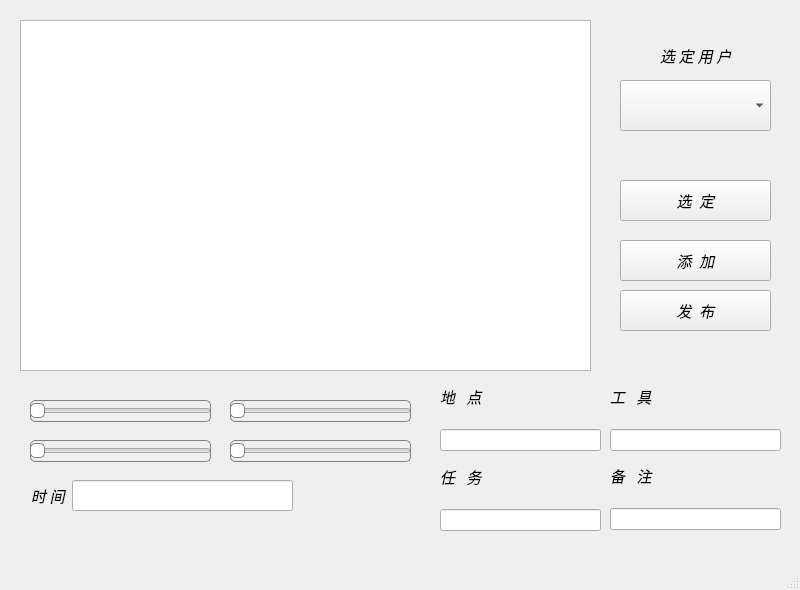
<?xml version="1.0" encoding="UTF-8"?>
<ui version="4.0">
 <class>RenwuWindow</class>
 <widget class="QMainWindow" name="RenwuWindow">
  <property name="geometry">
   <rect>
    <x>0</x>
    <y>0</y>
    <width>800</width>
    <height>590</height>
   </rect>
  </property>
  <property name="windowTitle">
   <string>MainWindow</string>
  </property>
  <widget class="QWidget" name="centralwidget">
   <widget class="QTableView" name="tableView">
    <property name="geometry">
     <rect>
      <x>20</x>
      <y>20</y>
      <width>571</width>
      <height>351</height>
     </rect>
    </property>
   </widget>
   <widget class="QComboBox" name="comboBox">
    <property name="geometry">
     <rect>
      <x>620</x>
      <y>80</y>
      <width>151</width>
      <height>51</height>
     </rect>
    </property>
   </widget>
   <widget class="QPushButton" name="pushButton_xuanding">
    <property name="geometry">
     <rect>
      <x>620</x>
      <y>180</y>
      <width>151</width>
      <height>41</height>
     </rect>
    </property>
    <property name="font">
     <font>
      <family>得意黑</family>
      <pointsize>11</pointsize>
      <italic>true</italic>
     </font>
    </property>
    <property name="text">
     <string>选  定</string>
    </property>
   </widget>
   <widget class="QPushButton" name="pushButton_fabu">
    <property name="geometry">
     <rect>
      <x>620</x>
      <y>290</y>
      <width>151</width>
      <height>41</height>
     </rect>
    </property>
    <property name="font">
     <font>
      <family>得意黑</family>
      <pointsize>11</pointsize>
      <italic>true</italic>
     </font>
    </property>
    <property name="text">
     <string>发  布</string>
    </property>
   </widget>
   <widget class="QPushButton" name="pushButton_tianjia">
    <property name="geometry">
     <rect>
      <x>620</x>
      <y>240</y>
      <width>151</width>
      <height>41</height>
     </rect>
    </property>
    <property name="font">
     <font>
      <family>得意黑</family>
      <pointsize>11</pointsize>
      <italic>true</italic>
     </font>
    </property>
    <property name="text">
     <string>添  加</string>
    </property>
   </widget>
   <widget class="QSlider" name="hourSlider">
    <property name="geometry">
     <rect>
      <x>30</x>
      <y>400</y>
      <width>181</width>
      <height>22</height>
     </rect>
    </property>
    <property name="styleSheet">
     <string notr="true">/* 定义QSlider的样式 */
QSlider {
    /* 设置滑块的背景颜色，这里是从浅蓝到深蓝的线性渐变 */
    background: qlineargradient(x1: 0, y1: 0, x2: 1, y2: 0,
                                stop: 0 #add8e6, stop: 1 #00bfff);
    border: 1px solid gray; /* 边框颜色设为灰色 */
    border-radius: 5px; /* 可选，设置边框圆角 */
}

/* 设置滑块轨道的样式 */
QSlider::groove:horizontal {
    height: 8px; /* 轨道高度 */
    margin: 2px 0; /* 上下外边距 */
}

/* 设置滑块本身的样式 */
QSlider::handle:horizontal {
    background: white; /* 滑块颜色设为白色 */
    border: 1px solid gray; /* 边框颜色同样设为灰色 */
    width: 16px; /* 滑块宽度 */
    margin: -8px 0; /* 中心对齐，减去一半轨道高度作为内边距 */
    border-radius: 5px; /* 圆角效果 */
}</string>
    </property>
    <property name="orientation">
     <enum>Qt::Horizontal</enum>
    </property>
   </widget>
   <widget class="QSlider" name="minuteSlider">
    <property name="geometry">
     <rect>
      <x>30</x>
      <y>440</y>
      <width>181</width>
      <height>22</height>
     </rect>
    </property>
    <property name="styleSheet">
     <string notr="true">/* 定义QSlider的样式 */
QSlider {
    /* 设置滑块的背景颜色，这里是从浅蓝到深蓝的线性渐变 */
    background: qlineargradient(x1: 0, y1: 0, x2: 1, y2: 0,
                                stop: 0 #add8e6, stop: 1 #00bfff);
    border: 1px solid gray; /* 边框颜色设为灰色 */
    border-radius: 5px; /* 可选，设置边框圆角 */
}

/* 设置滑块轨道的样式 */
QSlider::groove:horizontal {
    height: 8px; /* 轨道高度 */
    margin: 2px 0; /* 上下外边距 */
}

/* 设置滑块本身的样式 */
QSlider::handle:horizontal {
    background: white; /* 滑块颜色设为白色 */
    border: 1px solid gray; /* 边框颜色同样设为灰色 */
    width: 16px; /* 滑块宽度 */
    margin: -8px 0; /* 中心对齐，减去一半轨道高度作为内边距 */
    border-radius: 5px; /* 圆角效果 */
}</string>
    </property>
    <property name="orientation">
     <enum>Qt::Horizontal</enum>
    </property>
   </widget>
   <widget class="QLabel" name="label">
    <property name="geometry">
     <rect>
      <x>31</x>
      <y>485</y>
      <width>71</width>
      <height>20</height>
     </rect>
    </property>
    <property name="font">
     <font>
      <family>得意黑</family>
      <pointsize>11</pointsize>
      <italic>true</italic>
     </font>
    </property>
    <property name="text">
     <string>时 间</string>
    </property>
   </widget>
   <widget class="QLineEdit" name="lineEdit_shijian">
    <property name="geometry">
     <rect>
      <x>72</x>
      <y>480</y>
      <width>221</width>
      <height>31</height>
     </rect>
    </property>
   </widget>
   <widget class="QWidget" name="widget" native="true">
    <property name="geometry">
     <rect>
      <x>440</x>
      <y>370</y>
      <width>161</width>
      <height>81</height>
     </rect>
    </property>
    <layout class="QVBoxLayout" name="verticalLayout">
     <item>
      <widget class="QLabel" name="label_2">
       <property name="font">
        <font>
         <family>得意黑</family>
         <pointsize>11</pointsize>
         <italic>true</italic>
        </font>
       </property>
       <property name="text">
        <string>地   点</string>
       </property>
      </widget>
     </item>
     <item>
      <widget class="QLineEdit" name="lineEdit_didian"/>
     </item>
    </layout>
   </widget>
   <widget class="QWidget" name="widget_2" native="true">
    <property name="geometry">
     <rect>
      <x>610</x>
      <y>370</y>
      <width>171</width>
      <height>81</height>
     </rect>
    </property>
    <layout class="QVBoxLayout" name="verticalLayout_2">
     <item>
      <widget class="QLabel" name="label_4">
       <property name="font">
        <font>
         <family>得意黑</family>
         <pointsize>11</pointsize>
         <italic>true</italic>
        </font>
       </property>
       <property name="text">
        <string>工   具</string>
       </property>
      </widget>
     </item>
     <item>
      <widget class="QLineEdit" name="lineEdit_gongju"/>
     </item>
    </layout>
   </widget>
   <widget class="QWidget" name="widget_3" native="true">
    <property name="geometry">
     <rect>
      <x>440</x>
      <y>450</y>
      <width>161</width>
      <height>81</height>
     </rect>
    </property>
    <layout class="QVBoxLayout" name="verticalLayout_3">
     <item>
      <widget class="QLabel" name="label_3">
       <property name="font">
        <font>
         <family>得意黑</family>
         <pointsize>11</pointsize>
         <italic>true</italic>
        </font>
       </property>
       <property name="text">
        <string>任   务</string>
       </property>
      </widget>
     </item>
     <item>
      <widget class="QLineEdit" name="lineEdit_renwu"/>
     </item>
    </layout>
   </widget>
   <widget class="QWidget" name="widget_4" native="true">
    <property name="geometry">
     <rect>
      <x>610</x>
      <y>449</y>
      <width>171</width>
      <height>81</height>
     </rect>
    </property>
    <layout class="QVBoxLayout" name="verticalLayout_4">
     <item>
      <widget class="QLabel" name="label_5">
       <property name="font">
        <font>
         <family>得意黑</family>
         <pointsize>11</pointsize>
         <italic>true</italic>
        </font>
       </property>
       <property name="text">
        <string>备   注</string>
       </property>
      </widget>
     </item>
     <item>
      <widget class="QLineEdit" name="lineEdit_beizhu"/>
     </item>
    </layout>
   </widget>
   <widget class="QLabel" name="label_6">
    <property name="geometry">
     <rect>
      <x>660</x>
      <y>40</y>
      <width>91</width>
      <height>31</height>
     </rect>
    </property>
    <property name="font">
     <font>
      <family>得意黑</family>
      <pointsize>11</pointsize>
      <italic>true</italic>
     </font>
    </property>
    <property name="text">
     <string>选 定 用 户</string>
    </property>
   </widget>
   <widget class="QSlider" name="hourSlider_2">
    <property name="geometry">
     <rect>
      <x>230</x>
      <y>400</y>
      <width>181</width>
      <height>22</height>
     </rect>
    </property>
    <property name="styleSheet">
     <string notr="true">/* 定义QSlider的样式 */
QSlider {
    /* 设置滑块的背景颜色，这里是从浅蓝到深蓝的线性渐变 */
    background: qlineargradient(x1: 0, y1: 0, x2: 1, y2: 0,
                                stop: 0 #add8e6, stop: 1 #00bfff);
    border: 1px solid gray; /* 边框颜色设为灰色 */
    border-radius: 5px; /* 可选，设置边框圆角 */
}

/* 设置滑块轨道的样式 */
QSlider::groove:horizontal {
    height: 8px; /* 轨道高度 */
    margin: 2px 0; /* 上下外边距 */
}

/* 设置滑块本身的样式 */
QSlider::handle:horizontal {
    background: white; /* 滑块颜色设为白色 */
    border: 1px solid gray; /* 边框颜色同样设为灰色 */
    width: 16px; /* 滑块宽度 */
    margin: -8px 0; /* 中心对齐，减去一半轨道高度作为内边距 */
    border-radius: 5px; /* 圆角效果 */
}</string>
    </property>
    <property name="orientation">
     <enum>Qt::Horizontal</enum>
    </property>
   </widget>
   <widget class="QSlider" name="minuteSlider_2">
    <property name="geometry">
     <rect>
      <x>230</x>
      <y>440</y>
      <width>181</width>
      <height>22</height>
     </rect>
    </property>
    <property name="styleSheet">
     <string notr="true">/* 定义QSlider的样式 */
QSlider {
    /* 设置滑块的背景颜色，这里是从浅蓝到深蓝的线性渐变 */
    background: qlineargradient(x1: 0, y1: 0, x2: 1, y2: 0,
                                stop: 0 #add8e6, stop: 1 #00bfff);
    border: 1px solid gray; /* 边框颜色设为灰色 */
    border-radius: 5px; /* 可选，设置边框圆角 */
}

/* 设置滑块轨道的样式 */
QSlider::groove:horizontal {
    height: 8px; /* 轨道高度 */
    margin: 2px 0; /* 上下外边距 */
}

/* 设置滑块本身的样式 */
QSlider::handle:horizontal {
    background: white; /* 滑块颜色设为白色 */
    border: 1px solid gray; /* 边框颜色同样设为灰色 */
    width: 16px; /* 滑块宽度 */
    margin: -8px 0; /* 中心对齐，减去一半轨道高度作为内边距 */
    border-radius: 5px; /* 圆角效果 */
}</string>
    </property>
    <property name="orientation">
     <enum>Qt::Horizontal</enum>
    </property>
   </widget>
  </widget>
  <widget class="QMenuBar" name="menubar">
   <property name="geometry">
    <rect>
     <x>0</x>
     <y>0</y>
     <width>800</width>
     <height>26</height>
    </rect>
   </property>
  </widget>
  <widget class="QStatusBar" name="statusbar"/>
 </widget>
 <resources/>
 <connections/>
</ui>
